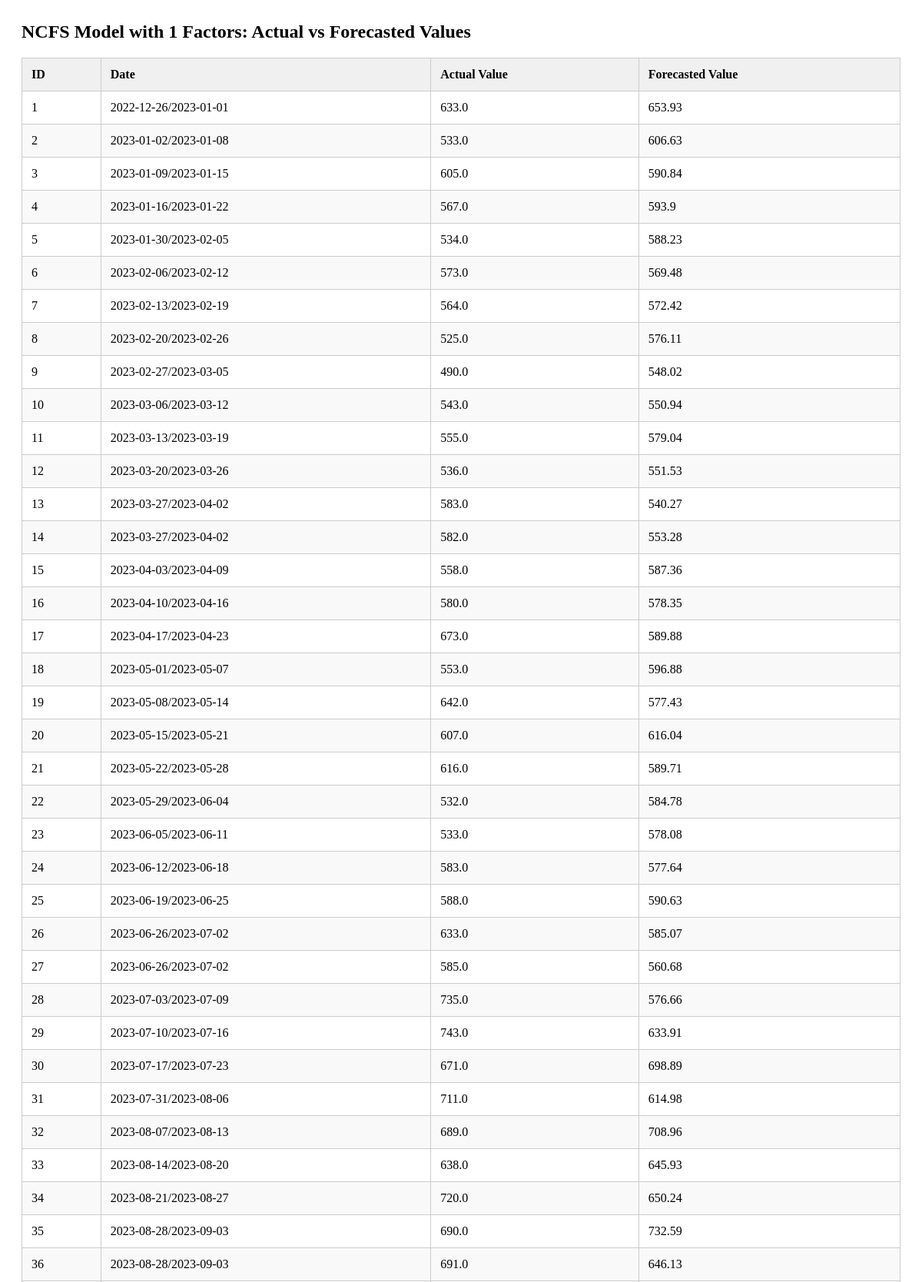
Screenshot of /table/ncfs1 (upper part) with the database file from the repository.
### tables this page shows
CREATE TABLE ncfs1 (
        id INTEGER PRIMARY KEY AUTOINCREMENT,
        date TEXT,
        actual_value REAL,
        forecasted_value REAL
    );

### app/controllers/table_routes.py (the view)
@table_routes.route('/ncfs1')
def view_ncfs1():
    result = select_all_from(db.NCFS_TABLE + str(1))
    return render_template('view_ncfs1.html', title = 'NCFS 1', data = result)

### app/models/database.py (called while the page is built)
def get_db_cursor():
    if 'db' not in g:
        g.db = sqlite3.connect(current_app.config["DATABASE"])  # Connect to the database
        g.db.row_factory = sqlite3.Row                          # Configure rows to behave like dictionaries
    return g.db, g.db.cursor()

### app/services/data_handling/queries.py (called while the page is built)
def select_all_from(table):
    _, cursor = get_db_cursor()
    try:
        cursor.execute(f'SELECT * FROM {table}')
        return cursor.fetchall()
    except Exception as e:
        return handle_exception(e, context = msg.ERROR_SELECT + table)

### app/templates/view_ncfs1.html (shortened to what this page needs)
<section id="ncfs1" class="ncfs1 bg-white">
  <h2 class="section-title text-md font-extrabold text-blue">
    NCFS Model with 1 Factors: Actual vs Forecasted Values
  </h2>
  <table class="min-w-full mt-4 border border-gray-300">
    <thead>
      <tr class="table_row">
        <th>ID</th>
        <th>Date</th>
        <th>Actual Value</th>
        <th>Forecasted Value</th>
      </tr>
    </thead>
    <tbody>
      {% for row in data %}
      <tr>
        <td>{{ row['id'] }}</td>
        <td>{{ row['date'] }}</td>
        <td>{{ row['actual_value'] }}</td>
        <td>{{ row['forecasted_value'] }}</td>
      </tr>
      {% endfor %}
    </tbody>
  </table>
</section>

### app/templates/view_ncfs1.html (style rules this page uses)
.ncfs1 { padding: 20px; }
.section-title { margin: 0 0 20px; }
table { border-collapse: collapse; width: 100%; }
th, td { border: 1px solid #ccc; padding: 12px; text-align: left; }
th { background-color: #f0f0f0; }
tr:nth-child(even) { background-color: #f9f9f9; }

### rows the page displays
ncfs1: id "1", date "2022-12-26/2023-01-01", actual_value "633.0", forecasted_value "653.93"
ncfs1: id "2", date "2023-01-02/2023-01-08", actual_value "533.0", forecasted_value "606.63"
ncfs1: id "3", date "2023-01-09/2023-01-15", actual_value "605.0", forecasted_value "590.84"
ncfs1: id "4", date "2023-01-16/2023-01-22", actual_value "567.0", forecasted_value "593.9"
ncfs1: id "5", date "2023-01-30/2023-02-05", actual_value "534.0", forecasted_value "588.23"
ncfs1: id "6", date "2023-02-06/2023-02-12", actual_value "573.0", forecasted_value "569.48"
ncfs1: id "7", date "2023-02-13/2023-02-19", actual_value "564.0", forecasted_value "572.42"
ncfs1: id "8", date "2023-02-20/2023-02-26", actual_value "525.0", forecasted_value "576.11"
ncfs1: id "9", date "2023-02-27/2023-03-05", actual_value "490.0", forecasted_value "548.02"
ncfs1: id "10", date "2023-03-06/2023-03-12", actual_value "543.0", forecasted_value "550.94"
ncfs1: id "11", date "2023-03-13/2023-03-19", actual_value "555.0", forecasted_value "579.04"
ncfs1: id "12", date "2023-03-20/2023-03-26", actual_value "536.0", forecasted_value "551.53"
ncfs1: id "13", date "2023-03-27/2023-04-02", actual_value "583.0", forecasted_value "540.27"
ncfs1: id "14", date "2023-03-27/2023-04-02", actual_value "582.0", forecasted_value "553.28"
ncfs1: id "15", date "2023-04-03/2023-04-09", actual_value "558.0", forecasted_value "587.36"
ncfs1: id "16", date "2023-04-10/2023-04-16", actual_value "580.0", forecasted_value "578.35"
ncfs1: id "17", date "2023-04-17/2023-04-23", actual_value "673.0", forecasted_value "589.88"
ncfs1: id "18", date "2023-05-01/2023-05-07", actual_value "553.0", forecasted_value "596.88"
ncfs1: id "19", date "2023-05-08/2023-05-14", actual_value "642.0", forecasted_value "577.43"
ncfs1: id "20", date "2023-05-15/2023-05-21", actual_value "607.0", forecasted_value "616.04"
ncfs1: id "21", date "2023-05-22/2023-05-28", actual_value "616.0", forecasted_value "589.71"
ncfs1: id "22", date "2023-05-29/2023-06-04", actual_value "532.0", forecasted_value "584.78"
ncfs1: id "23", date "2023-06-05/2023-06-11", actual_value "533.0", forecasted_value "578.08"
ncfs1: id "24", date "2023-06-12/2023-06-18", actual_value "583.0", forecasted_value "577.64"
ncfs1: id "25", date "2023-06-19/2023-06-25", actual_value "588.0", forecasted_value "590.63"
ncfs1: id "26", date "2023-06-26/2023-07-02", actual_value "633.0", forecasted_value "585.07"
ncfs1: id "27", date "2023-06-26/2023-07-02", actual_value "585.0", forecasted_value "560.68"
ncfs1: id "28", date "2023-07-03/2023-07-09", actual_value "735.0", forecasted_value "576.66"
ncfs1: id "29", date "2023-07-10/2023-07-16", actual_value "743.0", forecasted_value "633.91"
ncfs1: id "30", date "2023-07-17/2023-07-23", actual_value "671.0", forecasted_value "698.89"
ncfs1: id "31", date "2023-07-31/2023-08-06", actual_value "711.0", forecasted_value "614.98"
ncfs1: id "32", date "2023-08-07/2023-08-13", actual_value "689.0", forecasted_value "708.96"
ncfs1: id "33", date "2023-08-14/2023-08-20", actual_value "638.0", forecasted_value "645.93"
ncfs1: id "34", date "2023-08-21/2023-08-27", actual_value "720.0", forecasted_value "650.24"
ncfs1: id "35", date "2023-08-28/2023-09-03", actual_value "690.0", forecasted_value "732.59"
ncfs1: id "36", date "2023-08-28/2023-09-03", actual_value "691.0", forecasted_value "646.13"
